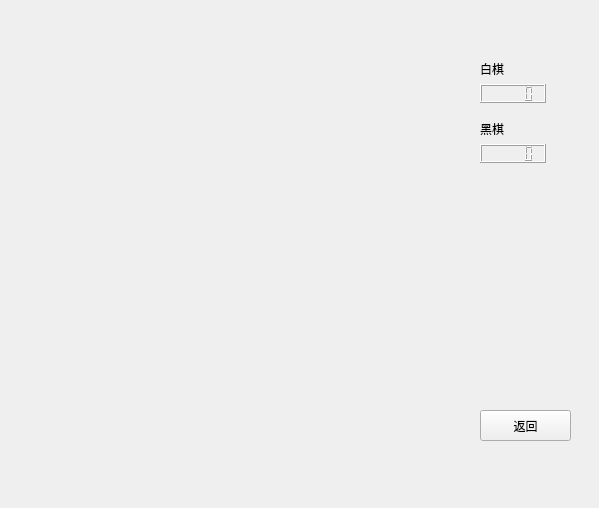
<?xml version="1.0" encoding="UTF-8"?>
<ui version="4.0">
 <class>gamewighet</class>
 <widget class="QWidget" name="gamewighet">
  <property name="geometry">
   <rect>
    <x>0</x>
    <y>0</y>
    <width>599</width>
    <height>508</height>
   </rect>
  </property>
  <property name="windowTitle">
   <string>Form</string>
  </property>
  <widget class="QWidget" name="layoutWidget">
   <property name="geometry">
    <rect>
     <x>480</x>
     <y>60</y>
     <width>66</width>
     <height>43</height>
    </rect>
   </property>
   <layout class="QVBoxLayout" name="verticalLayout">
    <item>
     <widget class="QLabel" name="label">
      <property name="text">
       <string>白棋</string>
      </property>
     </widget>
    </item>
    <item>
     <widget class="QLCDNumber" name="lcd_white"/>
    </item>
   </layout>
  </widget>
  <widget class="QWidget" name="layoutWidget">
   <property name="geometry">
    <rect>
     <x>480</x>
     <y>120</y>
     <width>66</width>
     <height>43</height>
    </rect>
   </property>
   <layout class="QVBoxLayout" name="verticalLayout_2">
    <item>
     <widget class="QLabel" name="label_2">
      <property name="text">
       <string>黑棋</string>
      </property>
     </widget>
    </item>
    <item>
     <widget class="QLCDNumber" name="lcd_black"/>
    </item>
   </layout>
  </widget>
  <widget class="QPushButton" name="returnButton">
   <property name="geometry">
    <rect>
     <x>480</x>
     <y>410</y>
     <width>91</width>
     <height>31</height>
    </rect>
   </property>
   <property name="text">
    <string>返回</string>
   </property>
  </widget>
 </widget>
 <resources/>
 <connections/>
</ui>
